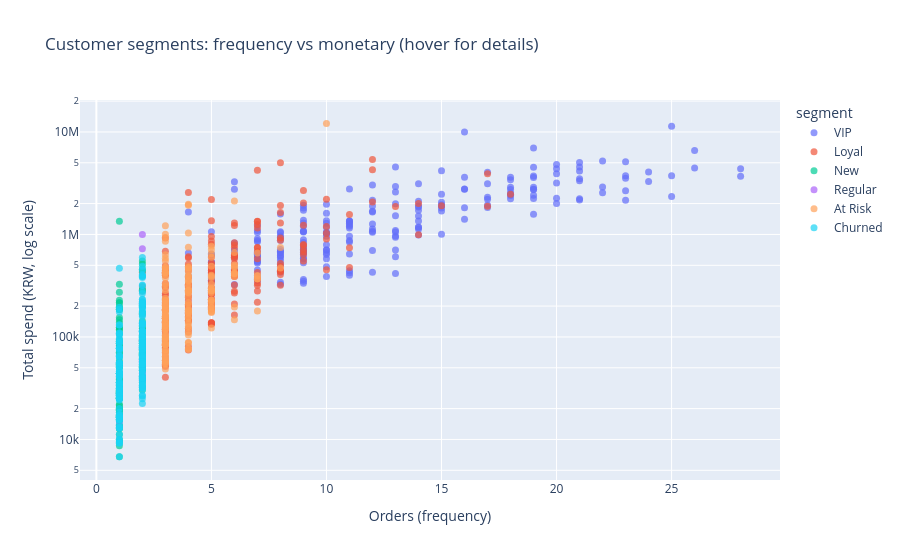

Notebook code for this chart:
### Code cell
# 차트 7: 인터랙티브 산점도 - 고객 세그먼트 (고객 1명 = 점 1개)
rfm_plot = rfm.reset_index()  # customer_id를 열로 꺼낸다
fig = px.scatter(  # 점 차트를 만든다
    rfm_plot,  # 그릴 데이터
    x="frequency",  # 가로축: 주문 횟수
    y="monetary",  # 세로축: 총 구매 금액
    color="segment",  # 세그먼트별로 색을 다르게 한다
    category_orders={"segment": SEGMENT_ORDER},  # 범례 순서를 고정한다
    hover_data=["customer_id", "recency", "r_score", "f_score", "m_score"],  # 올리면 보이는 값
    log_y=True,  # 금액 차이가 커서 세로축을 로그 눈금으로 본다
    title="Customer segments: frequency vs monetary (hover for details)",  # 차트 제목
    labels={"frequency": "Orders (frequency)", "monetary": "Total spend (KRW, log scale)"},  # 축 이름
)
fig.update_traces(marker=dict(size=7, opacity=0.7))  # 점 크기와 투명도
save_html(fig, "rfm_segments_scatter.html")  # HTML 파일로 저장한다
fig.show()  # 노트북에 보여준다

# 세그먼트별 주문 횟수와 구매 금액의 중앙값
rfm.groupby("segment")[["frequency", "monetary"]].median().loc[SEGMENT_ORDER]  # 세그먼트별 중앙값을 정해 둔 순서로 보여준다

### Figure 1 — Plotly figure (JSON) as saved in the notebook; plotly's stock layout.template omitted (floating-point values rounded to 4 significant figures; data arrays with more than 128 entries replaced by an {"elided": "..."} marker saying what was removed)
{"data": [{"customdata": {"elided": "218x5 mixed values"}, "hovertemplate": "segment=VIP<br>Orders (frequency)=%{x}<br>Total spend (KRW, log scale)=%{y}<br>customer_id=%{customdata[0]}<br>recency=%{customdata[1]}<br>r_score=%{customdata[2]}<br>f_score=%{customdata[3]}<br>m_score=%{customdata[4]}<extra></extra>", "legendgroup": "VIP", "marker": {"color": "#636efa", "opacity": 0.7, "size": 7, "symbol": "circle"}, "mode": "markers", "name": "VIP", "orientation": "v", "showlegend": true, "type": "scatter", "x": {"elided": "218 int values"}, "xaxis": "x", "y": {"elided": "218 float values"}, "yaxis": "y"}, {"customdata": {"elided": "213x5 mixed values"}, "hovertemplate": "segment=Loyal<br>Orders (frequency)=%{x}<br>Total spend (KRW, log scale)=%{y}<br>customer_id=%{customdata[0]}<br>recency=%{customdata[1]}<br>r_score=%{customdata[2]}<br>f_score=%{customdata[3]}<br>m_score=%{customdata[4]}<extra></extra>", "legendgroup": "Loyal", "marker": {"color": "#EF553B", "opacity": 0.7, "size": 7, "symbol": "circle"}, "mode": "markers", "name": "Loyal", "orientation": "v", "showlegend": true, "type": "scatter", "x": {"elided": "213 int values"}, "xaxis": "x", "y": {"elided": "213 float values"}, "yaxis": "y"}, {"customdata": {"elided": "150x5 mixed values"}, "hovertemplate": "segment=New<br>Orders (frequency)=%{x}<br>Total spend (KRW, log scale)=%{y}<br>customer_id=%{customdata[0]}<br>recency=%{customdata[1]}<br>r_score=%{customdata[2]}<br>f_score=%{customdata[3]}<br>m_score=%{customdata[4]}<extra></extra>", "legendgroup": "New", "marker": {"color": "#00cc96", "opacity": 0.7, "size": 7, "symbol": "circle"}, "mode": "markers", "name": "New", "orientation": "v", "showlegend": true, "type": "scatter", "x": {"elided": "150 int values"}, "xaxis": "x", "y": {"elided": "150 float values"}, "yaxis": "y"}, {"customdata": [["C00090", 181, 3, 2, 1], ["C00179", 202, 3, 2, 2], ["C00220", 187, 3, 2, 1], ["C00227", 102, 3, 2, 2], ["C00282", 181, 3, 2, 4], ["C00377", 212, 3, 2, 1], ["C00449", 158, 3, 2, 2], ["C00559", 167, 3, 2, 2], ["C00564", 230, 3, 1, 1], ["C00663", 225, 3, 2, 3], ["C00686", 235, 3, 2, 2], ["C00730", 106, 3, 2, 1], ["C00771", 219, 3, 2, 5], ["C00801", 148, 3, 2, 3], ["C00814", 246, 3, 2, 3], ["C00816", 179, 3, 2, 2], ["C00960", 236, 3, 2, 3], ["C00976", 210, 3, 2, 2], ["C00977", 97, 3, 2, 2]], "hovertemplate": "segment=Regular<br>Orders (frequency)=%{x}<br>Total spend (KRW, log scale)=%{y}<br>customer_id=%{customdata[0]}<br>recency=%{customdata[1]}<br>r_score=%{customdata[2]}<br>f_score=%{customdata[3]}<br>m_score=%{customdata[4]}<extra></extra>", "legendgroup": "Regular", "marker": {"color": "#ab63fa", "opacity": 0.7, "size": 7, "symbol": "circle"}, "mode": "markers", "name": "Regular", "orientation": "v", "showlegend": true, "type": "scatter", "x": [2, 2, 2, 2, 2, 2, 2, 2, 1, 2, 2, 2, 2, 2, 2, 2, 2, 2, 2], "xaxis": "x", "y": [37900.0, 92900.0, 49800.0, 113500.0, 724600.0, 44200.0, 78200.0, 57900.0, 14900.0, 201800.0, 60000.0, 41600.0, 999000.0, 134700.0, 209900.0, 58800.0, 219900.0, 56600.0, 92300.0], "yaxis": "y"}, {"customdata": {"elided": "169x5 mixed values"}, "hovertemplate": "segment=At Risk<br>Orders (frequency)=%{x}<br>Total spend (KRW, log scale)=%{y}<br>customer_id=%{customdata[0]}<br>recency=%{customdata[1]}<br>r_score=%{customdata[2]}<br>f_score=%{customdata[3]}<br>m_score=%{customdata[4]}<extra></extra>", "legendgroup": "At Risk", "marker": {"color": "#FFA15A", "opacity": 0.7, "size": 7, "symbol": "circle"}, "mode": "markers", "name": "At Risk", "orientation": "v", "showlegend": true, "type": "scatter", "x": {"elided": "169 int values"}, "xaxis": "x", "y": {"elided": "169 float values"}, "yaxis": "y"}, {"customdata": {"elided": "231x5 mixed values"}, "hovertemplate": "segment=Churned<br>Orders (frequency)=%{x}<br>Total spend (KRW, log scale)=%{y}<br>customer_id=%{customdata[0]}<br>recency=%{customdata[1]}<br>r_score=%{customdata[2]}<br>f_score=%{customdata[3]}<br>m_score=%{customdata[4]}<extra></extra>", "legendgroup": "Churned", "marker": {"color": "#19d3f3", "opacity": 0.7, "size": 7, "symbol": "circle"}, "mode": "markers", "name": "Churned", "orientation": "v", "showlegend": true, "type": "scatter", "x": {"elided": "231 int values"}, "xaxis": "x", "y": {"elided": "231 float values"}, "yaxis": "y"}], "layout": {"legend": {"title": {"text": "segment"}, "tracegroupgap": 0}, "title": {"text": "Customer segments: frequency vs monetary (hover for details)"}, "xaxis": {"anchor": "y", "domain": [0.0, 1.0], "title": {"text": "Orders (frequency)"}}, "yaxis": {"anchor": "x", "domain": [0.0, 1.0], "title": {"text": "Total spend (KRW, log scale)"}, "type": "log"}}}
